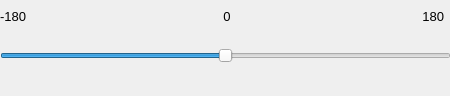
<?xml version="1.0" encoding="UTF-8"?>
<ui version="4.0">
 <class>Any_Angle</class>
 <widget class="QDialog" name="Any_Angle">
  <property name="geometry">
   <rect>
    <x>0</x>
    <y>0</y>
    <width>450</width>
    <height>96</height>
   </rect>
  </property>
  <property name="windowTitle">
   <string>Dialog</string>
  </property>
  <widget class="QSlider" name="horizontalSlider">
   <property name="geometry">
    <rect>
     <x>0</x>
     <y>30</y>
     <width>451</width>
     <height>51</height>
    </rect>
   </property>
   <property name="maximum">
    <number>360</number>
   </property>
   <property name="value">
    <number>180</number>
   </property>
   <property name="orientation">
    <enum>Qt::Horizontal</enum>
   </property>
  </widget>
  <widget class="QLabel" name="label_2">
   <property name="geometry">
    <rect>
     <x>200</x>
     <y>10</y>
     <width>54</width>
     <height>12</height>
    </rect>
   </property>
   <property name="font">
    <font>
     <pointsize>10</pointsize>
    </font>
   </property>
   <property name="layoutDirection">
    <enum>Qt::LeftToRight</enum>
   </property>
   <property name="text">
    <string>0</string>
   </property>
   <property name="alignment">
    <set>Qt::AlignCenter</set>
   </property>
  </widget>
  <widget class="QLabel" name="label_3">
   <property name="geometry">
    <rect>
     <x>390</x>
     <y>10</y>
     <width>54</width>
     <height>12</height>
    </rect>
   </property>
   <property name="font">
    <font>
     <pointsize>10</pointsize>
    </font>
   </property>
   <property name="text">
    <string>180</string>
   </property>
   <property name="alignment">
    <set>Qt::AlignRight|Qt::AlignTrailing|Qt::AlignVCenter</set>
   </property>
  </widget>
  <widget class="QLabel" name="label">
   <property name="geometry">
    <rect>
     <x>0</x>
     <y>10</y>
     <width>54</width>
     <height>12</height>
    </rect>
   </property>
   <property name="font">
    <font>
     <pointsize>10</pointsize>
    </font>
   </property>
   <property name="text">
    <string>-180</string>
   </property>
  </widget>
 </widget>
 <resources/>
 <connections/>
</ui>
